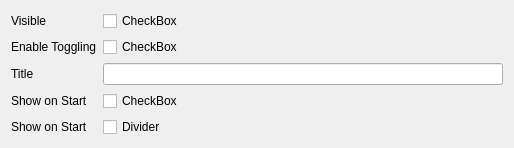
             <widget class="QWidget" name="page_7">
              <property name="geometry">
               <rect>
                <x>0</x>
                <y>0</y>
                <width>514</width>
                <height>130</height>
               </rect>
              </property>
              <attribute name="label">
               <string>Panel3</string>
              </attribute>
              <layout class="QFormLayout" name="formLayout_6">
               <item row="0" column="0">
                <widget class="QLabel" name="label_38">
                 <property name="text">
                  <string>Visible</string>
                 </property>
                </widget>
               </item>
               <item row="0" column="1">
                <widget class="AnimatedCheck" name="builder__panel3__visible">
                 <property name="text">
                  <string>CheckBox</string>
                 </property>
                </widget>
               </item>
               <item row="1" column="0">
                <widget class="QLabel" name="label_35">
                 <property name="text">
                  <string>Enable Toggling</string>
                 </property>
                </widget>
               </item>
               <item row="1" column="1">
                <widget class="AnimatedCheck" name="builder__panel3__toggle">
                 <property name="text">
                  <string>CheckBox</string>
                 </property>
                </widget>
               </item>
               <item row="2" column="0">
                <widget class="QLabel" name="label_37">
                 <property name="text">
                  <string>Title</string>
                 </property>
                </widget>
               </item>
               <item row="2" column="1">
                <widget class="QLineEdit" name="builder__panel3__title"/>
               </item>
               <item row="3" column="0">
                <widget class="QLabel" name="label_33">
                 <property name="text">
                  <string>Show on Start</string>
                 </property>
                </widget>
               </item>
               <item row="3" column="1">
                <widget class="AnimatedCheck" name="builder__panel3__show_onstart">
                 <property name="text">
                  <string>CheckBox</string>
                 </property>
                </widget>
               </item>
               <item row="4" column="0">
                <widget class="QLabel" name="label_39">
                 <property name="text">
                  <string>Show on Start</string>
                 </property>
                </widget>
               </item>
               <item row="4" column="1">
                <widget class="AnimatedCheck" name="builder__panel3__divider">
                 <property name="text">
                  <string>Divider</string>
                 </property>
                </widget>
               </item>
              </layout>
             </widget>
